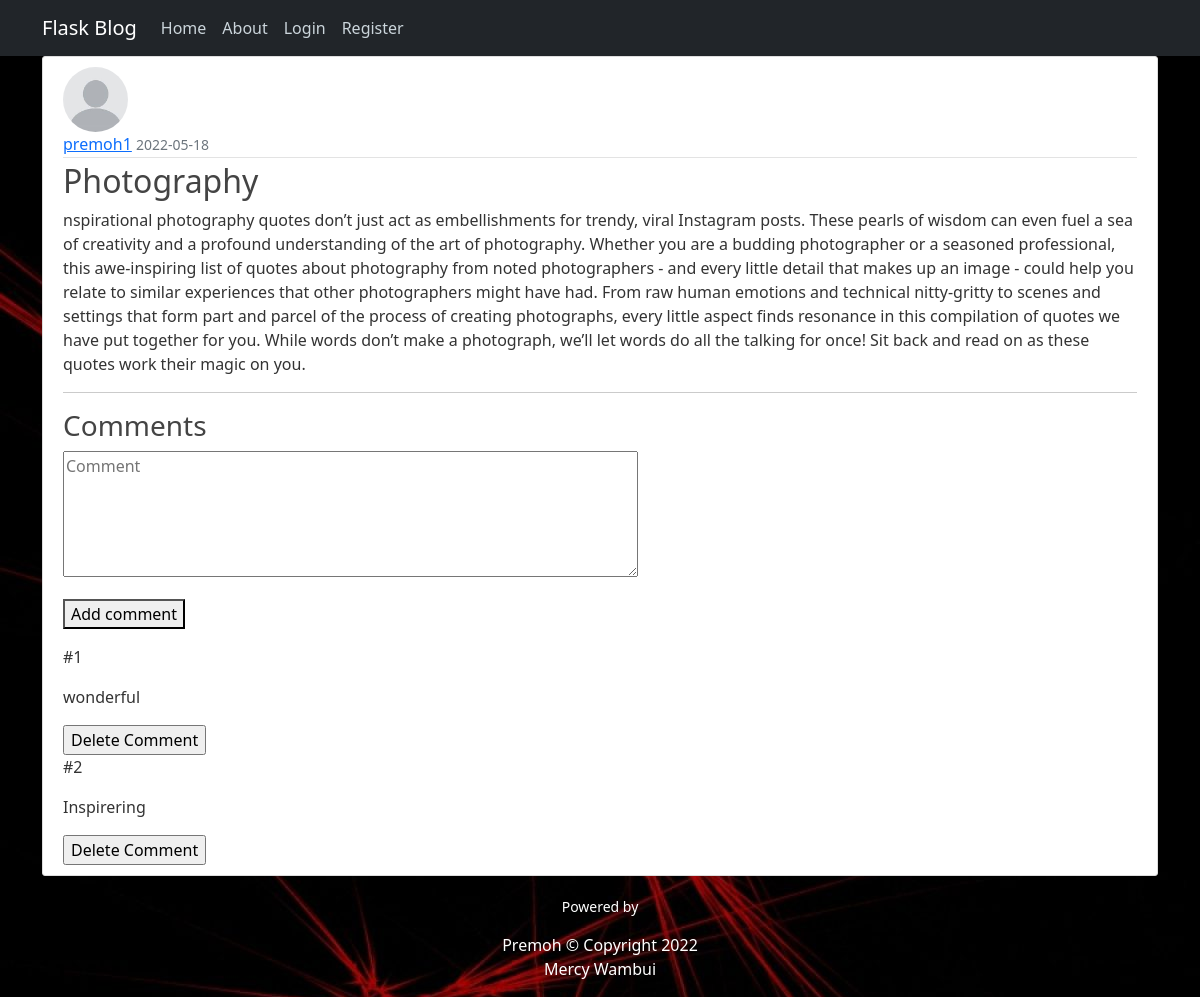
/1/, run on the app's committed database.
### app/models.py (models this page shows, shortened)
class User(UserMixin ,db.Model):
   id = db.Column(db.Integer, primary_key=True)
   username = db.Column(db.String(80), unique=True, nullable=False)
   email = db.Column(db.String(150), unique=True, nullable=False)
   bio = db.Column(db.String(255))
   avatar = db.Column(db.String(80),nullable = False, default ='default.jpg')
   password =db.Column(db.String(255),nullable =False)
   posts = db.relationship('Post', backref='author', lazy='dynamic')

class Post(db.Model):
    id = db.Column(db.Integer, primary_key = True)
    title = db.Column(db.String(255),nullable = False)
    content =db.Column(db.Text(255),nullable = False)
    comments = db.relationship('Comment', backref='post', lazy='dynamic')
    user_id = db.Column(db.Integer, db.ForeignKey('user.id'),nullable =False)
    date_posted = db.Column(db.DateTime, default = datetime.utcnow)

class Comment(db.Model):
    id = db.Column(db.Integer, primary_key=True)
    content = db.Column(db.Text)
    post_id = db.Column(db.Integer,db.ForeignKey('post.id'),nullable = False)

### app/views.py (the view)
@app.route('/<int:post_id>/', methods=('GET', 'POST'))
def post(post_id):
    post = Post.query.get_or_404(post_id)
    if request.method == 'POST':
        comment = Comment(content=request.form['content'], post=post)
        db.session.add(comment)
        db.session.commit()
        return redirect(url_for('post', post_id=post.id))
    return render_template('post.html', post=post)

### app/templates/post.html (shortened to what this page needs)
{% extends 'base.html'%}
{% block content%}
   <article class="media content-section">
      <img class="rounded-circle article-img" src="{{url_for('static',filename='photos/'+ post.author.avatar)}}" alt="">
        <div class="media-body">
          <div class="article-metadata">
            <a class="mr-2" href="{{url_for('account')}}">{{ post.author.username }}</a>
            <small class="text-muted">{{ post.date_posted.strftime('%Y-%m-%d') }}</small>
          </div>
          <h2 class="article.title">{{ post.title }}</h2>
          <p class="article-content">{{ post.content }}</p>
          <hr>
                <h3>Comments</h3>
                <form method="post">
                  <p>
                      <textarea name="content"
                                  placeholder="Comment"
                                  cols="60"
                                  rows="5"></textarea>
                  </p>
                  <p>
                      <button type="submit">Add comment</button>
                  </p>
              </form>
                {% for comment in post.comments %}
                    <div class="comment">
                        <p>#{{ comment.id }}</p>
                        <p>{{ comment.content }}</p>
                        <form method="POST"
                        action="{{ url_for('delete_comment',
                                            comment_id=comment.id) }}">
                        <input type="submit" value="Delete Comment"
                            onclick="return confirm('Are you sure you want to delete this entry?')">
                    </form>
                    </div>
                {% endfor %}
        </div>
      </article>
{% endblock %}

### app/templates/base.html (shortened to what this page needs)
<!DOCTYPE html>
<html lang="en">
<head>
    <link href="https://cdn.jsdelivr.net/npm/bootstrap@5.0.2/dist/css/bootstrap.min.css" rel="stylesheet">
    <link rel="stylesheet" type="text/css" href="{{url_for('static' ,filename='css/main.css')}}">
</head>
<body style="background-image: url('../static/photos/bg.jpg');">
    {% block navbar %}
      {% include 'navbar.html' %}
    {% endblock %}
    <div class="container">
        <div class="row">
            <div class="col">
            {% block content%}
            {% endblock %}
            <footer  id="footer" style="text-align: center;margin-top: 10px;color: white;">
                <p class="small" >
                     Powered by
                     <p>Premoh  © Copyright 2022
                         <br>
                         Mercy Wambui
                     </p>
                </p>
            </footer>
            </div>
       </div>
    </div>
</body>
</html>

### app/templates/navbar.html (shortened to what this page needs)
<header class="site-header" style="align-items: center;">
    <nav class="navbar navbar-expand-md navbar-dark bg-dark ">
      <div class="container">
        <a class="navbar-brand mr-4" href="/">Flask Blog</a>
        <div class="collapse navbar-collapse" id="navie">
          <div class="navbar-nav mr-auto">
            <a class="nav-item nav-link" href="{{url_for('home')}}">Home</a>
            <a class="nav-item nav-link" href="{{url_for('about')}}">About</a>
          </div>
          <div class="navbar-nav">
            {% if current_user.is_authenticated%}
            <a class="nav-item nav-link" href="{{url_for('new_post')}}">New Post</a>
            <a class="nav-item nav-link" href="{{url_for('account')}}">Account</a>
            <a class="nav-item nav-link" href="{{url_for('logout')}}">Logout</a>
            {% else%}
            <a class="nav-item nav-link" href="{{url_for('login')}}">Login</a>
            <a class="nav-item nav-link" href="{{url_for('register')}}">Register</a>
            {% endif%}
          </div>
        </div>
      </div>
    </nav>
  </header>

### app/static/css/main.css (style rules this page uses)
body { color: #333333; }
h1, h2, h3, h4, h5, h6 { color: #444444; }
.site-header .navbar-nav .nav-link { color: #cbd5db; }
.content-section { background: #ffffff; padding: 10px 20px; border: 1px solid #dddddd; border-radius: 3px; margin-bottom: 20px; }
.article-content { white-space: pre-line; }
.article-img { height: 65px; width: 65px; margin-right: 16px; }
.article-metadata { padding-bottom: 1px; margin-bottom: 4px; border-bottom: 1px solid #e3e3e3 }

### data on the page
User: avatar (placeholder picture), author.username "premoh1"
Post: date_posted "2022-05-18", title "Photography", content "nspirational photography quotes don’t just act as embellishments for trendy, viral Instagram posts. These pearls of wisdom can even fuel a sea of creativity and a profound understanding of the art of photography. Whether you are a budding photographer or a seasoned professional, this awe-inspiring list of quotes about photography from noted photographers - and every little detail that makes up an image - could help you relate to similar experiences that other photographers might have had. From raw human emotions and technical nitty-gritty to scenes and settings that form part and parcel of the process of creating photographs, every little aspect finds resonance in this compilation of quotes…"
Comment: id "1", content "wonderful"
Comment: id "2", content "Inspirering"
